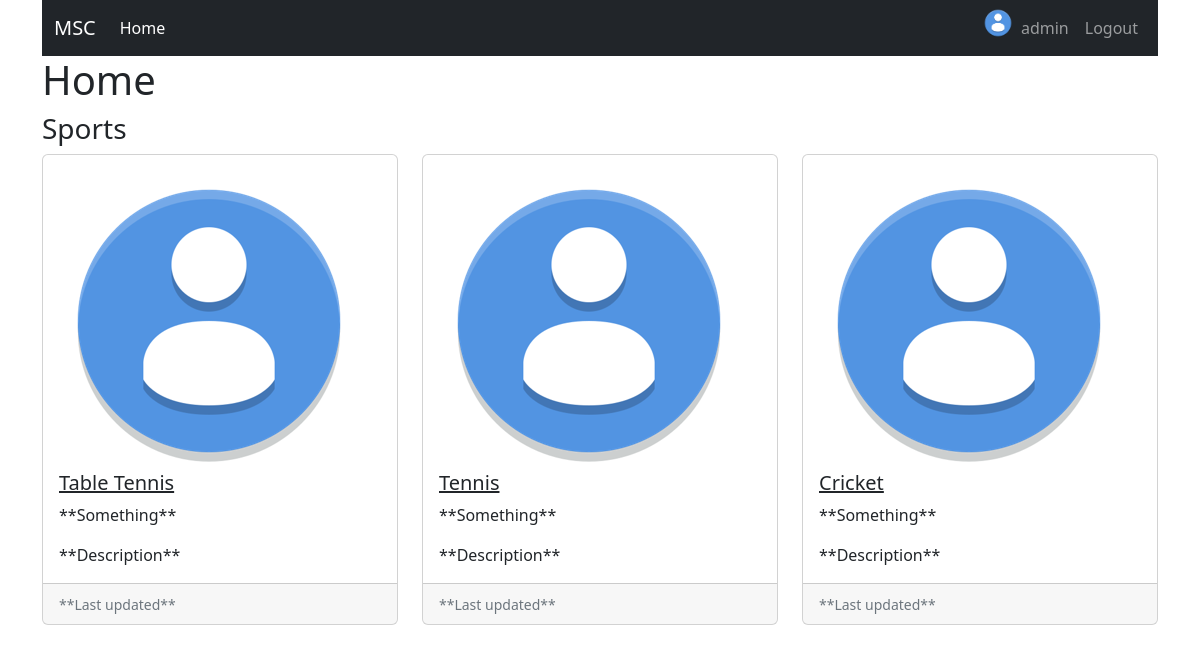
The page / (signed in) on the database its author committed.
### users/models.py (models this page shows, shortened)
class User(AbstractUser):
    username = models.CharField(max_length=255, null=True, default='', unique=True)
    email = models.EmailField(unique=True)
    avatar = models.ImageField(default='default.png', upload_to='profile_pics')
    USERNAME_FIELD = 'username'
    REQUIRED_FIELDS = ['email']
    class Meta:
        verbose_name = 'User'
        verbose_name_plural = 'Users'

### sports/models.py (models this page shows, shortened)
class Sport(models.Model):
    name = models.CharField(max_length=255, null=True, default="", unique=True)
    code = models.CharField(max_length=10, null=True, default="", unique=True)
    image = models.ImageField(default='default.png', upload_to='sport_pics')
    class Meta:
        verbose_name = 'Sport'
        verbose_name_plural = 'Sports'

### users/views.py (the view)
# urls.py: path('', user_views.homepage, name='home'),
@login_required
def homepage(request):
    sports = [i for i in Sport.objects.all()]
    return render(request, 'users/home.html', {'sports':sports})

### users/templates/users/home.html
{% extends "users/base.html" %}
{% load crispy_forms_tags %}
{% block content %}
    <h1>Home</h1>
    <h3>Sports</h3>
    <div class="row row-cols-1 row-cols-md-3 g-4">
        {% for game in sports %}
            <div class="col">
                <div class="card h-100">
                    <div class="card-body">
                        <img src="{{ game.image.url }}" alt="sport image">
                        <a href="sport/{{ game.code }}/" class="link-dark"><h5 class="card-title">{{ game.name }}</h5></a>
                        <p class="secondary">**Something**</p>
                        <p class="card-text">**Description**</p>
                    </div>
                    <div class="card-footer">
                        <small class="text-muted">**Last updated**</small>
                    </div>
                </div>
            </div>
        {% endfor %}
        <br>
    </div>
{% endblock content %}

### users/templates/users/base.html (shortened to what this page needs)
{% load static %}
<!doctype html>
<html lang="en">
  <head>
    <link href="https://cdn.jsdelivr.net/npm/bootstrap@5.2.0/dist/css/bootstrap.min.css" rel="stylesheet">
  </head>
  <body>
    <div class="container">
      <nav class="navbar sticky-top navbar-expand-lg navbar-dark bg-dark">
        <div class="container-fluid">
          <a class="navbar-brand" href="https://tinyurl.com/3wcyvb7x">MSC</a>
          <div class="collapse navbar-collapse" id="navbarSupportedContent">
            <ul class="navbar-nav me-auto mb-2 mb-lg-0">
              <li class="nav-item">
                <a class="nav-link active" aria-current="page" href="{% url 'home' %}">Home</a>
              </li>
            </ul>
            <div class="navbar-nav">
              {% if user.is_authenticated %}
                <a href="{% url 'profile' %}"><img src="{{ user.avatar.url }}" alt="user-image" width="30" class="image-fluid image-thumbnail rounded-circle account-img"></a>
                <a class="nav-item nav-link" href="{% url 'profile' %}">{{ user.username }}</a>
                <a class="nav-item nav-link" href="{% url 'logout' %}">Logout</a>
              {% else %}
                <a class="nav-item nav-link" href="{% url 'login' %}">Login</a>
                <a class="nav-item nav-link" href="{% url 'register' %}">Register</a>
              {% endif %}
            </div>
          </div>
        </div>
      </nav>
      {% block content %}{% endblock %}
    </div>
  </body>
</html>

### rows shown on the page
User: avatar (placeholder picture), username "admin"
Sport: image (placeholder picture), name "Table Tennis"
Sport: image (placeholder picture), name "Tennis"
Sport: image (placeholder picture), name "Cricket"
